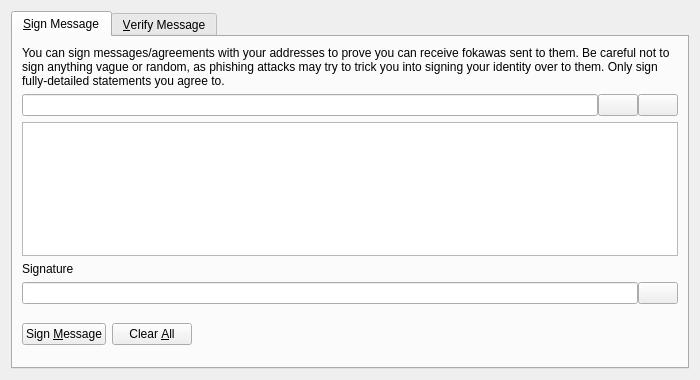
<?xml version="1.0" encoding="UTF-8"?>
<ui version="4.0">
 <class>SignVerifyMessageDialog</class>
 <widget class="QDialog" name="SignVerifyMessageDialog">
  <property name="geometry">
   <rect>
    <x>0</x>
    <y>0</y>
    <width>700</width>
    <height>380</height>
   </rect>
  </property>
  <property name="windowTitle">
   <string>Signatures - Sign / Verify a Message</string>
  </property>
  <property name="modal">
   <bool>true</bool>
  </property>
  <layout class="QVBoxLayout" name="verticalLayout">
   <item>
    <widget class="QTabWidget" name="tabWidget">
     <property name="currentIndex">
      <number>0</number>
     </property>
     <widget class="QWidget" name="tabSignMessage">
      <attribute name="title">
       <string>&amp;Sign Message</string>
      </attribute>
      <layout class="QVBoxLayout" name="verticalLayout_SM">
       <item>
        <widget class="QLabel" name="infoLabel_SM">
         <property name="text">
          <string>You can sign messages/agreements with your addresses to prove you can receive fokawas sent to them. Be careful not to sign anything vague or random, as phishing attacks may try to trick you into signing your identity over to them. Only sign fully-detailed statements you agree to.</string>
         </property>
         <property name="textFormat">
          <enum>Qt::PlainText</enum>
         </property>
         <property name="wordWrap">
          <bool>true</bool>
         </property>
        </widget>
       </item>
       <item>
        <layout class="QHBoxLayout" name="horizontalLayout_1_SM">
         <property name="spacing">
          <number>0</number>
         </property>
         <item>
          <widget class="QValidatedLineEdit" name="addressIn_SM">
           <property name="toolTip">
            <string>The Fokawa address to sign the message with</string>
           </property>
          </widget>
         </item>
         <item>
          <widget class="QPushButton" name="addressBookButton_SM">
           <property name="toolTip">
            <string>Choose previously used address</string>
           </property>
           <property name="text">
            <string/>
           </property>
           <property name="icon">
            <iconset resource="../bitcoin.qrc">
             <normaloff>:/icons/address-book</normaloff>:/icons/address-book</iconset>
           </property>
           <property name="shortcut">
            <string>Alt+A</string>
           </property>
           <property name="autoDefault">
            <bool>false</bool>
           </property>
          </widget>
         </item>
         <item>
          <widget class="QPushButton" name="pasteButton_SM">
           <property name="toolTip">
            <string>Paste address from clipboard</string>
           </property>
           <property name="text">
            <string/>
           </property>
           <property name="icon">
            <iconset resource="../bitcoin.qrc">
             <normaloff>:/icons/editpaste</normaloff>:/icons/editpaste</iconset>
           </property>
           <property name="shortcut">
            <string>Alt+P</string>
           </property>
           <property name="autoDefault">
            <bool>false</bool>
           </property>
          </widget>
         </item>
        </layout>
       </item>
       <item>
        <widget class="QPlainTextEdit" name="messageIn_SM">
         <property name="toolTip">
          <string>Enter the message you want to sign here</string>
         </property>
        </widget>
       </item>
       <item>
        <widget class="QLabel" name="signatureLabel_SM">
         <property name="text">
          <string>Signature</string>
         </property>
         <property name="textFormat">
          <enum>Qt::PlainText</enum>
         </property>
        </widget>
       </item>
       <item>
        <layout class="QHBoxLayout" name="horizontalLayout_2_SM">
         <property name="spacing">
          <number>0</number>
         </property>
         <item>
          <widget class="QLineEdit" name="signatureOut_SM">
           <property name="font">
            <font>
             <italic>true</italic>
            </font>
           </property>
           <property name="readOnly">
            <bool>true</bool>
           </property>
          </widget>
         </item>
         <item>
          <widget class="QPushButton" name="copySignatureButton_SM">
           <property name="toolTip">
            <string>Copy the current signature to the system clipboard</string>
           </property>
           <property name="text">
            <string/>
           </property>
           <property name="icon">
            <iconset resource="../bitcoin.qrc">
             <normaloff>:/icons/editcopy</normaloff>:/icons/editcopy</iconset>
           </property>
           <property name="autoDefault">
            <bool>false</bool>
           </property>
          </widget>
         </item>
        </layout>
       </item>
       <item>
        <layout class="QHBoxLayout" name="horizontalLayout_3_SM">
         <item>
          <widget class="QPushButton" name="signMessageButton_SM">
           <property name="toolTip">
            <string>Sign the message to prove you own this Fokawa address</string>
           </property>
           <property name="text">
            <string>Sign &amp;Message</string>
           </property>
           <property name="icon">
            <iconset resource="../bitcoin.qrc">
             <normaloff>:/icons/edit</normaloff>:/icons/edit</iconset>
           </property>
           <property name="autoDefault">
            <bool>false</bool>
           </property>
          </widget>
         </item>
         <item>
          <widget class="QPushButton" name="clearButton_SM">
           <property name="toolTip">
            <string>Reset all sign message fields</string>
           </property>
           <property name="text">
            <string>Clear &amp;All</string>
           </property>
           <property name="icon">
            <iconset resource="../bitcoin.qrc">
             <normaloff>:/icons/remove</normaloff>:/icons/remove</iconset>
           </property>
           <property name="autoDefault">
            <bool>false</bool>
           </property>
          </widget>
         </item>
         <item>
          <spacer name="horizontalSpacer_1_SM">
           <property name="orientation">
            <enum>Qt::Horizontal</enum>
           </property>
           <property name="sizeHint" stdset="0">
            <size>
             <width>40</width>
             <height>48</height>
            </size>
           </property>
          </spacer>
         </item>
         <item>
          <widget class="QLabel" name="statusLabel_SM">
           <property name="font">
            <font>
             <weight>75</weight>
             <bold>true</bold>
            </font>
           </property>
           <property name="text">
            <string/>
           </property>
           <property name="wordWrap">
            <bool>true</bool>
           </property>
          </widget>
         </item>
         <item>
          <spacer name="horizontalSpacer_2_SM">
           <property name="orientation">
            <enum>Qt::Horizontal</enum>
           </property>
           <property name="sizeHint" stdset="0">
            <size>
             <width>40</width>
             <height>48</height>
            </size>
           </property>
          </spacer>
         </item>
        </layout>
       </item>
      </layout>
     </widget>
     <widget class="QWidget" name="tabVerifyMessage">
      <attribute name="title">
       <string>&amp;Verify Message</string>
      </attribute>
      <layout class="QVBoxLayout" name="verticalLayout_VM">
       <item>
        <widget class="QLabel" name="infoLabel_VM">
         <property name="text">
          <string>Enter the receiver's address, message (ensure you copy line breaks, spaces, tabs, etc. exactly) and signature below to verify the message. Be careful not to read more into the signature than what is in the signed message itself, to avoid being tricked by a man-in-the-middle attack. Note that this only proves the signing party receives with the address, it cannot prove sendership of any transaction!</string>
         </property>
         <property name="textFormat">
          <enum>Qt::PlainText</enum>
         </property>
         <property name="alignment">
          <set>Qt::AlignLeading|Qt::AlignLeft|Qt::AlignTop</set>
         </property>
         <property name="wordWrap">
          <bool>true</bool>
         </property>
        </widget>
       </item>
       <item>
        <layout class="QHBoxLayout" name="horizontalLayout_1_VM">
         <property name="spacing">
          <number>0</number>
         </property>
         <item>
          <widget class="QValidatedLineEdit" name="addressIn_VM">
           <property name="toolTip">
            <string>The Fokawa address the message was signed with</string>
           </property>
          </widget>
         </item>
         <item>
          <widget class="QPushButton" name="addressBookButton_VM">
           <property name="toolTip">
            <string>Choose previously used address</string>
           </property>
           <property name="text">
            <string/>
           </property>
           <property name="icon">
            <iconset resource="../bitcoin.qrc">
             <normaloff>:/icons/address-book</normaloff>:/icons/address-book</iconset>
           </property>
           <property name="shortcut">
            <string>Alt+A</string>
           </property>
           <property name="autoDefault">
            <bool>false</bool>
           </property>
          </widget>
         </item>
        </layout>
       </item>
       <item>
        <widget class="QPlainTextEdit" name="messageIn_VM"/>
       </item>
       <item>
        <widget class="QValidatedLineEdit" name="signatureIn_VM"/>
       </item>
       <item>
        <layout class="QHBoxLayout" name="horizontalLayout_2_VM">
         <item>
          <widget class="QPushButton" name="verifyMessageButton_VM">
           <property name="toolTip">
            <string>Verify the message to ensure it was signed with the specified Fokawa address</string>
           </property>
           <property name="text">
            <string>Verify &amp;Message</string>
           </property>
           <property name="icon">
            <iconset resource="../bitcoin.qrc">
             <normaloff>:/icons/transaction_0</normaloff>:/icons/transaction_0</iconset>
           </property>
           <property name="autoDefault">
            <bool>false</bool>
           </property>
          </widget>
         </item>
         <item>
          <widget class="QPushButton" name="clearButton_VM">
           <property name="toolTip">
            <string>Reset all verify message fields</string>
           </property>
           <property name="text">
            <string>Clear &amp;All</string>
           </property>
           <property name="icon">
            <iconset resource="../bitcoin.qrc">
             <normaloff>:/icons/remove</normaloff>:/icons/remove</iconset>
           </property>
           <property name="autoDefault">
            <bool>false</bool>
           </property>
          </widget>
         </item>
         <item>
          <spacer name="horizontalSpacer_1_VM">
           <property name="orientation">
            <enum>Qt::Horizontal</enum>
           </property>
           <property name="sizeHint" stdset="0">
            <size>
             <width>40</width>
             <height>48</height>
            </size>
           </property>
          </spacer>
         </item>
         <item>
          <widget class="QLabel" name="statusLabel_VM">
           <property name="font">
            <font>
             <weight>75</weight>
             <bold>true</bold>
            </font>
           </property>
           <property name="text">
            <string/>
           </property>
           <property name="wordWrap">
            <bool>true</bool>
           </property>
          </widget>
         </item>
         <item>
          <spacer name="horizontalSpacer_2_VM">
           <property name="orientation">
            <enum>Qt::Horizontal</enum>
           </property>
           <property name="sizeHint" stdset="0">
            <size>
             <width>40</width>
             <height>48</height>
            </size>
           </property>
          </spacer>
         </item>
        </layout>
       </item>
      </layout>
     </widget>
    </widget>
   </item>
  </layout>
 </widget>
 <customwidgets>
  <customwidget>
   <class>QValidatedLineEdit</class>
   <extends>QLineEdit</extends>
   <header>qvalidatedlineedit.h</header>
  </customwidget>
 </customwidgets>
 <resources>
  <include location="../bitcoin.qrc"/>
 </resources>
 <connections/>
</ui>
